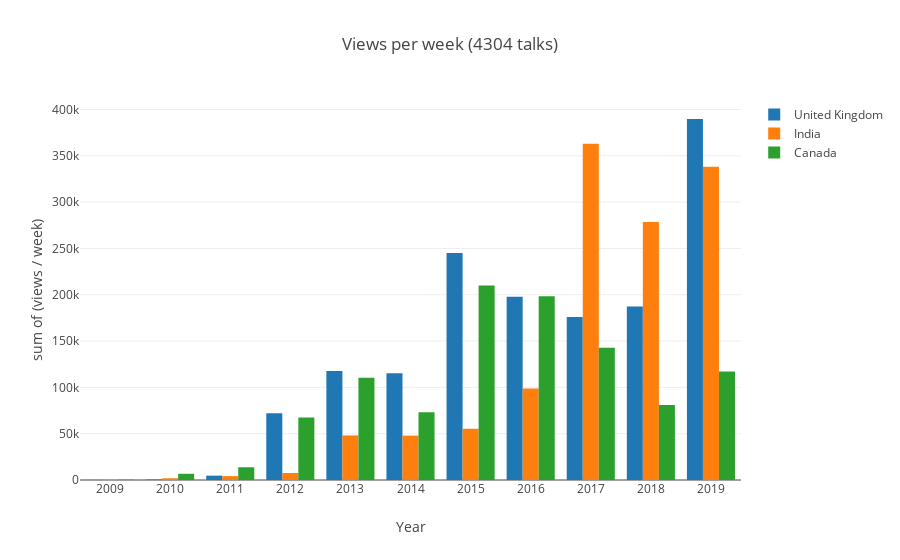

The cell this chart's notebook holds for it:
### Code cell
dfToPlotA = talks[talks.country=='United Kingdom']
dfToPlotA.loc[:, 'year'] = dfToPlotA.publishDate.dt.year
dfToPlot = dfToPlotA.groupby('year').sum()

dfToPlot_2 = talks[talks.country=='India']
dfToPlot_2.loc[:, 'year'] = dfToPlot_2.publishDate.dt.year
dfToPlot_2 = dfToPlot_2.groupby('year').sum()

dfToPlot_3 = talks[talks.country=='Canada']
dfToPlot_3.loc[:, 'year'] = dfToPlot_3.publishDate.dt.year
dfToPlot_3 = dfToPlot_3.groupby('year').sum()

trace1 = go.Bar(
    name='United Kingdom',
    x= dfToPlot.index.values,
    y= dfToPlot.viewsWeek,
)
trace2 = go.Bar(
    name='India',
    x= dfToPlot_2.index.values,
    y= dfToPlot_2.viewsWeek,
)
trace3 = go.Bar(
    name='Canada',
    x= dfToPlot_3.index.values,
    y= dfToPlot_3.viewsWeek,
)
layout = go.Layout(
    title='Views per week (%d talks)' % (len(dfToPlotA)+len(dfToPlot_2)+len(dfToPlot_3)),
    yaxis = dict(
#         range = [0, 50000],
        title='sum of (views / week)',
    ),
    xaxis = dict(
        title='Year',
#         range=[0,0.08]
        tickvals = list(range(2009, 2020)),
#         ticktext = nombres_grupos
    )
)
fig = go.Figure(data=[trace1,trace2,trace3], layout=layout)
iplot(fig)

### Figure 1 — Plotly figure (JSON) as saved in the notebook; plotly's stock layout.template omitted (floating-point values rounded to 4 significant figures)
{"data": [{"name": "United Kingdom", "type": "bar", "uid": "4c01ec2a-0aa1-44fa-816f-64e11cbad617", "x": [2009, 2010, 2011, 2012, 2013, 2014, 2015, 2016, 2017, 2018, 2019], "y": [125.2, 542.7, 4696.0, 72120.0, 117600.0, 115200.0, 245100.0, 197800.0, 175900.0, 187300.0, 389800.0]}, {"name": "India", "type": "bar", "uid": "3c546420-6505-4d73-9f60-0fa531e3c547", "x": [2009, 2010, 2011, 2012, 2013, 2014, 2015, 2016, 2017, 2018, 2019], "y": [19.21, 1891.0, 4185.0, 7539.0, 48120.0, 47940.0, 55320.0, 98880.0, 363100.0, 278500.0, 338200.0]}, {"name": "Canada", "type": "bar", "uid": "69e250ac-651d-4465-b38e-1a30a9cce082", "x": [2009, 2010, 2011, 2012, 2013, 2014, 2015, 2016, 2017, 2018, 2019], "y": [338.2, 6710.0, 13760.0, 67560.0, 110500.0, 73110.0, 209900.0, 198400.0, 142800.0, 80910.0, 117000.0]}], "layout": {"title": {"text": "Views per week (4304 talks)"}, "xaxis": {"tickvals": [2009, 2010, 2011, 2012, 2013, 2014, 2015, 2016, 2017, 2018, 2019], "title": {"text": "Year"}}, "yaxis": {"title": {"text": "sum of (views / week)"}}}}
